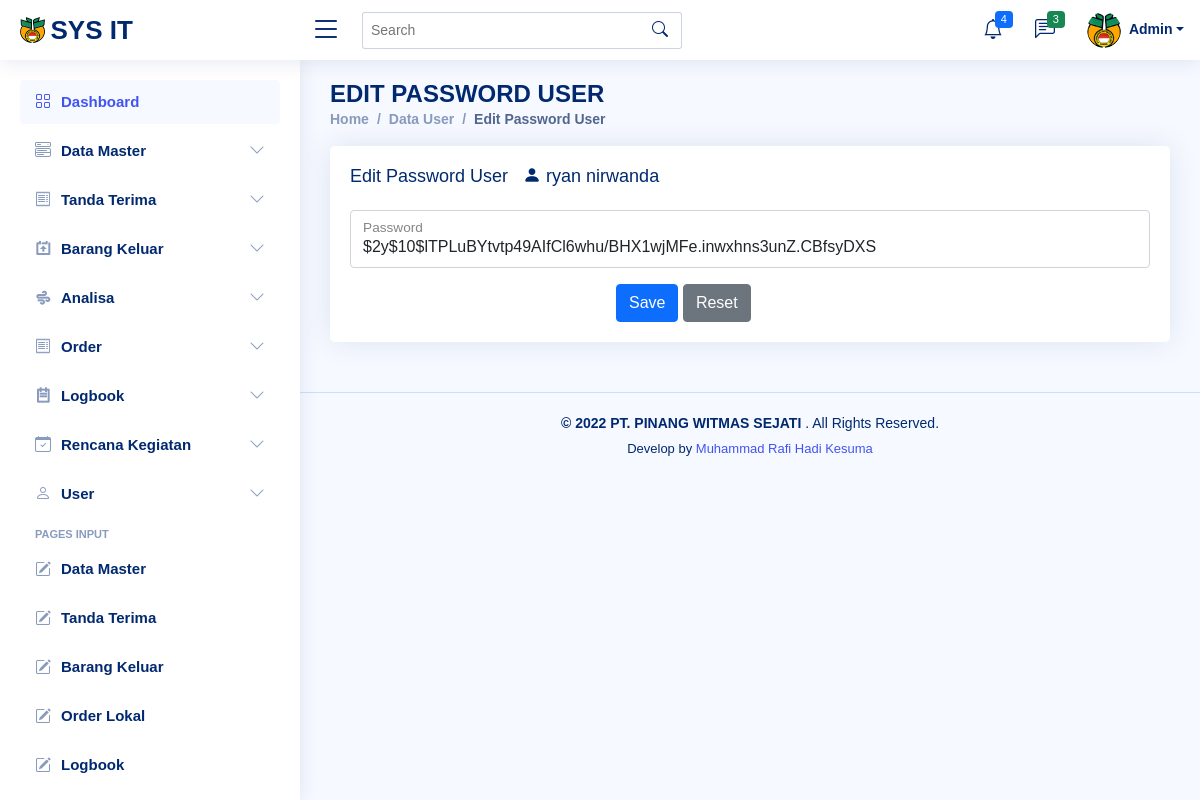
Page /edit_password.php?id=3 (signed in) on the committed database.
### tables this page shows
CREATE TABLE `users` (
  `id` int(11) NOT NULL,
  `nama` text NOT NULL,
  `username` text NOT NULL,
  `password` text NOT NULL,
  `jabatan` text NOT NULL,
  `level` varchar(20) NOT NULL
);

### edit_password.php (the view, shortened to what this page needs)
<?php
require 'config.php';
$id = $_GET['id'];
$query = mysqli_query($koneksi, "SELECT * FROM users WHERE
							id='$id'");
$edit = mysqli_fetch_array($query);
?>
<?php require 'header.php'; ?>
<?php require 'sidebar.php'; ?>
<body>
    <main id="main" class="main">
        <div class="pagetitle">
            <h1>EDIT PASSWORD USER</h1>
            <nav>
                <ol class="breadcrumb">
                    <li class="breadcrumb-item"><a href="home.php">Home</a></li>
                    <li class="breadcrumb-item"><a href="data_user.php">Data User</a></li>
                    <li class="breadcrumb-item active">Edit Password User</li>
                </ol>
            </nav>
        </div>
        <section class="section">
            <div class="row">
                <div class="col-lg-12">
                    <div class="card">
                        <div class="card-body">
                            <h5 class="card-title">Edit Password User &nbsp; <i class="bi bi-person-fill"></i> <?php echo "$edit[nama]"?> </h5>
                            <form action="api_editpassword.php" method="POST">
                                <div class="col-12">
                                    <div class="form-floating mb-3">
                                        <input type="text" class="form-control" id="3" name="password" value="<?php echo "$edit[password]"?>" placeholder="Masukkan" onkeyup="my3()" required>
                                        <label for="3">Password</label>
                                    </div>
                                </div>
                                <div class="col-sm-10 text-center">
                                    <button type="submit" class="btn btn-primary">Save</button>
                                    <button type="reset" class="btn btn-secondary">Reset</button>
                                </div>
                            </form>
                        </div>
                    </div>
                </div>
            </div>
        </section>
    </main>
    <?php require 'footer.php'; ?>

### header.php (shortened to what this page needs)
<!DOCTYPE html>
<html lang="en">
<head>
  <link rel="stylesheet" href="assets/css/bootstrap.min.css" />
  <link rel="stylesheet" href="assets/css/select2.min.css" />
  <link rel="stylesheet" href="assets/css/select2-bootstrap-5-theme.min.css" />
  <link rel="stylesheet" href="assets/css/select2-bootstrap-5-theme.rtl.min.css" />
  <link href="assets/css/css.css" rel="stylesheet">
  <link href="assets/vendor/bootstrap/css/bootstrap.min.css" rel="stylesheet">
  <link href="assets/vendor/bootstrap-icons/bootstrap-icons.css" rel="stylesheet">
  <link href="assets/vendor/boxicons/css/boxicons.min.css" rel="stylesheet">
  <link href="assets/vendor/quill/quill.snow.css" rel="stylesheet">
  <link href="assets/vendor/quill/quill.bubble.css" rel="stylesheet">
  <link href="assets/vendor/remixicon/remixicon.css" rel="stylesheet">
  <link href="assets/vendor/simple-datatables/style.css" rel="stylesheet">
  <link rel="stylesheet" href="assets/css/dataTables.bootstrap5.min.css">
  <link rel="stylesheet" href="assets/css/buttons.bootstrap5.min.css">
  <link href="assets/css/style.css" rel="stylesheet">
</head>
<body>
  <header id="header" class="header fixed-top d-flex align-items-center">
    <div class="d-flex align-items-center justify-content-between">
      <a href="home.php" class="logo d-flex align-items-center">
        <img src="assets/img/logo-new.png" alt="">
        <span class="d-none d-lg-block">SYS IT</span>
      </a>
      <i class="bi bi-list toggle-sidebar-btn"></i>
    </div>
    <div class="search-bar">
      <form class="search-form d-flex align-items-center" method="POST" action="#">
        <input type="text" name="query" placeholder="Search" title="Enter search keyword">
        <button type="submit" title="Search"><i class="bi bi-search"></i></button>
      </form>
    </div>
    <nav class="header-nav ms-auto">
      <ul class="d-flex align-items-center">
        <li class="nav-item dropdown">
          <a class="nav-link nav-icon" href="#" data-bs-toggle="dropdown">
            <i class="bi bi-bell"></i>
            <span class="badge bg-primary badge-number">4</span>
          </a>
        </li>
        <li class="nav-item dropdown">
          <a class="nav-link nav-icon" href="#" data-bs-toggle="dropdown">
            <i class="bi bi-chat-left-text"></i>
            <span class="badge bg-success badge-number">3</span>
          </a>
        </li>
        <?php
        require 'config.php';
        $id = $_SESSION['id'];
        $query = mysqli_query($koneksi, " SELECT * FROM users WHERE id='$id'");
        while ($read = mysqli_fetch_array($query)) {
        ?>
          <li class="nav-item dropdown pe-3">
            <a class="nav-link nav-profile d-flex align-items-center pe-0" href="#" data-bs-toggle="dropdown">
              <img src="assets/img/logo-new.png" alt="Profile" class="rounded-circle">
              <span class="d-none d-md-block dropdown-toggle ps-2"><?php echo $read['nama'] ?></span>
            </a>
          </li>
      </ul>
    </nav>
  <?php } ?>
  </header>

### assets/css/style.css (style rules this page uses)
:root { scroll-behavior: smooth; }
body { font-family: "Open Sans", sans-serif; background: #f6f9ff; color: #444444; }
a { color: #4154f1; text-decoration: none; }
h1, h2, h3, h4, h5, h6 { font-family: "Nunito", sans-serif; }
#main { margin-top: 60px; padding: 20px 30px; transition: all 0.3s; }
.pagetitle { margin-bottom: 10px; }
.pagetitle h1 { font-size: 24px; margin-bottom: 0; font-weight: 600; color: #012970; }
.card { margin-bottom: 30px; border: none; border-radius: 5px; box-shadow: 0px 0 30px rgba(1, 41, 112, 0.1); }
.card-title { padding: 20px 0 15px 0; font-size: 18px; font-weight: 500; color: #012970; font-family: "Poppins", sans-serif; }
.card-body { padding: 0 20px 20px 20px; }
.breadcrumb { font-size: 14px; font-family: "Nunito", sans-serif; color: #899bbd; font-weight: 600; }
.breadcrumb a { color: #899bbd; transition: 0.3s; }
.breadcrumb .breadcrumb-item::before { color: #899bbd; }
.breadcrumb .active { color: #51678f; font-weight: 600; }
.logo { line-height: 1; }
@media (min-width: 1200px) { .logo { width: 280px; } }
.logo img { max-height: 26px; margin-right: 6px; }
.logo span { font-size: 26px; font-weight: 700; color: #012970; font-family: "Nunito", sans-serif; }
.header { transition: all 0.5s; z-index: 997; height: 60px; box-shadow: 0px 2px 20px rgba(1, 41, 112, 0.1); background-color: #fff; padding-left: 20px; }
.header .toggle-sidebar-btn { font-size: 32px; padding-left: 10px; cursor: pointer; color: #012970; }
.header .search-bar { min-width: 360px; padding: 0 20px; }
.header .search-form { width: 100%; }
.header .search-form input { border: 0; font-size: 14px; color: #012970; border: 1px solid rgba(1, 41, 112, 0.2); padding: 7px 38px 7px 8px; border-radius: 3px; transition: 0.3s; width: 100%; }
.header .search-form button { border: 0; padding: 0; margin-left: -30px; background: none; }
.header .search-form button i { color: #012970; }
.header-nav ul { list-style: none; }
.header-nav > ul { margin: 0; padding: 0; }
.header-nav .nav-icon { font-size: 20px; color: #012970; }
.header-nav .nav-profile { color: #012970; }
.header-nav .nav-profile img { max-height: 36px; }
.header-nav .nav-profile span { font-size: 14px; font-weight: 600; }
.header-nav .badge-number { position: absolute; inset: 4px 6px auto auto; font-weight: normal; font-size: 11px; padding: 3px 6px; }
@media (min-width: 1200px) { #main, #footer { margin-left: 300px; } }

### rows in the picture
users: nama "Admin"
users: nama "ryan nirwanda", password "$2y$10$lTPLuBYtvtp49AIfCl6whu/BHX1wjMFe.inwxhns3unZ.CBfsyDXS"
